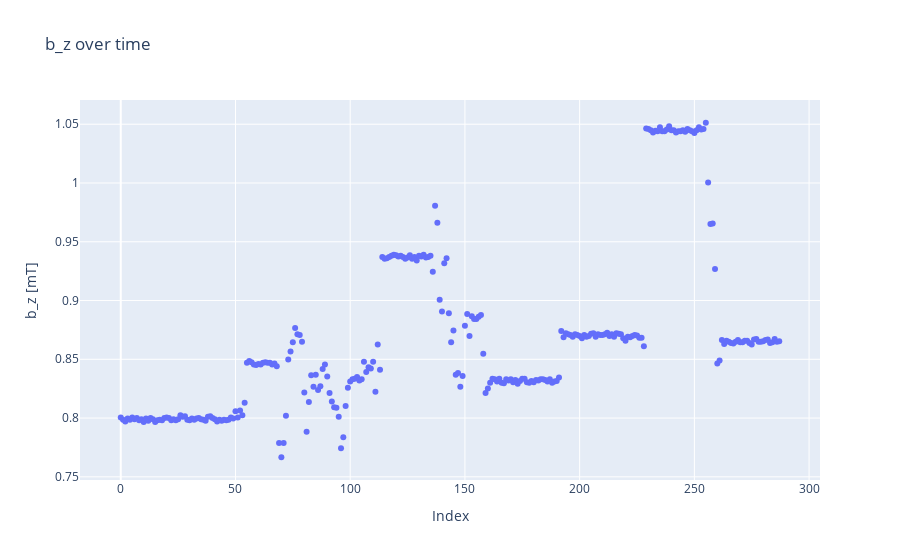

The notebook cell this image was saved under:
### Code cell
measuredbz = go.Scatter(x=index, y=bz7, mode='markers')
layoutbz = go.Layout(title='b_z over time')
figbz = go.Figure(data=[measuredbz], layout=layoutbz)
figbz.update_yaxes(scaleanchor='y')
figbz.update_layout(
    xaxis_title="Index",
    yaxis_title="b_z [mT]"
)
figbz.show()

### Figure 1 — Plotly figure (JSON) as saved in the notebook; plotly's stock layout.template omitted (floating-point values rounded to 4 significant figures; data arrays with more than 128 entries replaced by an {"elided": "..."} marker saying what was removed)
{"data": [{"mode": "markers", "type": "scatter", "x": {"elided": "288 int values"}, "y": {"elided": "288 float values"}}], "layout": {"title": {"text": "b_z over time"}, "xaxis": {"title": {"text": "Index"}}, "yaxis": {"scaleanchor": "y", "title": {"text": "b_z [mT]"}}}}
